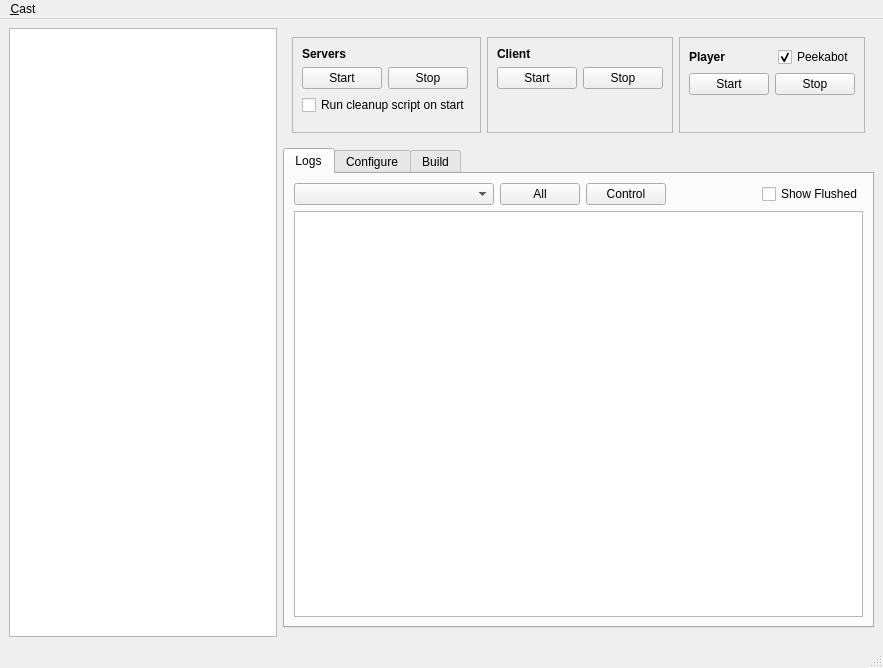
<?xml version="1.0" encoding="UTF-8"?>
<ui version="4.0">
 <class>MainWindow</class>
 <widget class="QMainWindow" name="MainWindow">
  <property name="geometry">
   <rect>
    <x>0</x>
    <y>0</y>
    <width>883</width>
    <height>668</height>
   </rect>
  </property>
  <property name="windowTitle">
   <string>CAST Control</string>
  </property>
  <property name="locale">
   <locale language="English" country="UnitedStates"/>
  </property>
  <widget class="QWidget" name="centralwidget">
   <layout class="QHBoxLayout" name="horizontalLayout">
    <item>
     <widget class="QTreeView" name="processTree">
      <property name="sizePolicy">
       <sizepolicy hsizetype="Expanding" vsizetype="Expanding">
        <horstretch>1</horstretch>
        <verstretch>0</verstretch>
       </sizepolicy>
      </property>
      <property name="minimumSize">
       <size>
        <width>240</width>
        <height>0</height>
       </size>
      </property>
      <property name="maximumSize">
       <size>
        <width>400</width>
        <height>16777215</height>
       </size>
      </property>
     </widget>
    </item>
    <item>
     <widget class="QFrame" name="frame_6">
      <property name="sizePolicy">
       <sizepolicy hsizetype="Preferred" vsizetype="Preferred">
        <horstretch>2</horstretch>
        <verstretch>0</verstretch>
       </sizepolicy>
      </property>
      <property name="frameShape">
       <enum>QFrame::NoFrame</enum>
      </property>
      <property name="frameShadow">
       <enum>QFrame::Raised</enum>
      </property>
      <layout class="QVBoxLayout" name="verticalLayout_7">
       <property name="leftMargin">
        <number>0</number>
       </property>
       <property name="topMargin">
        <number>0</number>
       </property>
       <property name="rightMargin">
        <number>0</number>
       </property>
       <item>
        <widget class="QFrame" name="frame_5">
         <property name="sizePolicy">
          <sizepolicy hsizetype="Preferred" vsizetype="MinimumExpanding">
           <horstretch>0</horstretch>
           <verstretch>0</verstretch>
          </sizepolicy>
         </property>
         <property name="frameShape">
          <enum>QFrame::NoFrame</enum>
         </property>
         <property name="frameShadow">
          <enum>QFrame::Raised</enum>
         </property>
         <layout class="QHBoxLayout" name="horizontalLayout_5">
          <item>
           <widget class="QFrame" name="frame">
            <property name="sizePolicy">
             <sizepolicy hsizetype="Preferred" vsizetype="Minimum">
              <horstretch>0</horstretch>
              <verstretch>0</verstretch>
             </sizepolicy>
            </property>
            <property name="frameShape">
             <enum>QFrame::StyledPanel</enum>
            </property>
            <property name="frameShadow">
             <enum>QFrame::Raised</enum>
            </property>
            <layout class="QVBoxLayout" name="verticalLayout_3">
             <item>
              <layout class="QHBoxLayout" name="horizontalLayout_10">
               <item>
                <widget class="QLabel" name="label">
                 <property name="font">
                  <font>
                   <weight>75</weight>
                   <bold>true</bold>
                  </font>
                 </property>
                 <property name="text">
                  <string>Servers</string>
                 </property>
                </widget>
               </item>
              </layout>
             </item>
             <item>
              <layout class="QHBoxLayout" name="horizontalLayout_3">
               <item>
                <widget class="QPushButton" name="btServerStart">
                 <property name="text">
                  <string>Start</string>
                 </property>
                </widget>
               </item>
               <item>
                <widget class="QPushButton" name="btServerStop">
                 <property name="text">
                  <string>Stop</string>
                 </property>
                </widget>
               </item>
               <item>
                <spacer name="horizontalSpacer_2">
                 <property name="orientation">
                  <enum>Qt::Horizontal</enum>
                 </property>
                 <property name="sizeHint" stdset="0">
                  <size>
                   <width>40</width>
                   <height>20</height>
                  </size>
                 </property>
                </spacer>
               </item>
              </layout>
             </item>
             <item>
              <widget class="QCheckBox" name="ckCleanupScript">
               <property name="text">
                <string>Run cleanup script on start</string>
               </property>
              </widget>
             </item>
             <item>
              <spacer name="verticalSpacer">
               <property name="orientation">
                <enum>Qt::Vertical</enum>
               </property>
               <property name="sizeType">
                <enum>QSizePolicy::MinimumExpanding</enum>
               </property>
               <property name="sizeHint" stdset="0">
                <size>
                 <width>20</width>
                 <height>8</height>
                </size>
               </property>
              </spacer>
             </item>
            </layout>
           </widget>
          </item>
          <item>
           <widget class="QFrame" name="frame_2">
            <property name="sizePolicy">
             <sizepolicy hsizetype="Preferred" vsizetype="Minimum">
              <horstretch>0</horstretch>
              <verstretch>0</verstretch>
             </sizepolicy>
            </property>
            <property name="frameShape">
             <enum>QFrame::StyledPanel</enum>
            </property>
            <property name="frameShadow">
             <enum>QFrame::Raised</enum>
            </property>
            <layout class="QVBoxLayout" name="verticalLayout_4">
             <item>
              <layout class="QHBoxLayout" name="horizontalLayout_9">
               <item>
                <widget class="QLabel" name="label_2">
                 <property name="font">
                  <font>
                   <weight>75</weight>
                   <bold>true</bold>
                  </font>
                 </property>
                 <property name="text">
                  <string>Client</string>
                 </property>
                </widget>
               </item>
              </layout>
             </item>
             <item>
              <layout class="QHBoxLayout" name="horizontalLayout_4">
               <item>
                <widget class="QPushButton" name="btClientStart">
                 <property name="text">
                  <string>Start</string>
                 </property>
                </widget>
               </item>
               <item>
                <widget class="QPushButton" name="btClientStop">
                 <property name="text">
                  <string>Stop</string>
                 </property>
                </widget>
               </item>
               <item>
                <spacer name="horizontalSpacer_3">
                 <property name="orientation">
                  <enum>Qt::Horizontal</enum>
                 </property>
                 <property name="sizeHint" stdset="0">
                  <size>
                   <width>40</width>
                   <height>20</height>
                  </size>
                 </property>
                </spacer>
               </item>
              </layout>
             </item>
             <item>
              <spacer name="verticalSpacer_2">
               <property name="orientation">
                <enum>Qt::Vertical</enum>
               </property>
               <property name="sizeType">
                <enum>QSizePolicy::MinimumExpanding</enum>
               </property>
               <property name="sizeHint" stdset="0">
                <size>
                 <width>20</width>
                 <height>8</height>
                </size>
               </property>
              </spacer>
             </item>
            </layout>
           </widget>
          </item>
          <item>
           <widget class="QFrame" name="frame_3">
            <property name="sizePolicy">
             <sizepolicy hsizetype="Preferred" vsizetype="Minimum">
              <horstretch>0</horstretch>
              <verstretch>0</verstretch>
             </sizepolicy>
            </property>
            <property name="frameShape">
             <enum>QFrame::StyledPanel</enum>
            </property>
            <property name="frameShadow">
             <enum>QFrame::Raised</enum>
            </property>
            <layout class="QVBoxLayout" name="verticalLayout_5">
             <item>
              <layout class="QHBoxLayout" name="horizontalLayout_7">
               <item>
                <widget class="QLabel" name="label_9">
                 <property name="font">
                  <font>
                   <weight>75</weight>
                   <bold>true</bold>
                  </font>
                 </property>
                 <property name="text">
                  <string>Player</string>
                 </property>
                </widget>
               </item>
               <item>
                <spacer name="horizontalSpacer_6">
                 <property name="orientation">
                  <enum>Qt::Horizontal</enum>
                 </property>
                 <property name="sizeHint" stdset="0">
                  <size>
                   <width>40</width>
                   <height>20</height>
                  </size>
                 </property>
                </spacer>
               </item>
               <item>
                <widget class="QCheckBox" name="ckPeekabot">
                 <property name="text">
                  <string>Peekabot</string>
                 </property>
                 <property name="checked">
                  <bool>true</bool>
                 </property>
                </widget>
               </item>
              </layout>
             </item>
             <item>
              <layout class="QHBoxLayout" name="horizontalLayout_8">
               <item>
                <widget class="QPushButton" name="btPlayerStart">
                 <property name="text">
                  <string>Start</string>
                 </property>
                </widget>
               </item>
               <item>
                <widget class="QPushButton" name="btPlayerStop">
                 <property name="text">
                  <string>Stop</string>
                 </property>
                </widget>
               </item>
               <item>
                <spacer name="horizontalSpacer_4">
                 <property name="orientation">
                  <enum>Qt::Horizontal</enum>
                 </property>
                 <property name="sizeHint" stdset="0">
                  <size>
                   <width>40</width>
                   <height>20</height>
                  </size>
                 </property>
                </spacer>
               </item>
              </layout>
             </item>
             <item>
              <spacer name="verticalSpacer_3">
               <property name="orientation">
                <enum>Qt::Vertical</enum>
               </property>
               <property name="sizeType">
                <enum>QSizePolicy::MinimumExpanding</enum>
               </property>
               <property name="sizeHint" stdset="0">
                <size>
                 <width>20</width>
                 <height>8</height>
                </size>
               </property>
              </spacer>
             </item>
            </layout>
           </widget>
          </item>
         </layout>
        </widget>
       </item>
       <item>
        <widget class="QTabWidget" name="tabWidget">
         <property name="sizePolicy">
          <sizepolicy hsizetype="Expanding" vsizetype="Expanding">
           <horstretch>3</horstretch>
           <verstretch>1</verstretch>
          </sizepolicy>
         </property>
         <property name="currentIndex">
          <number>0</number>
         </property>
         <widget class="QWidget" name="tab">
          <attribute name="title">
           <string>Logs</string>
          </attribute>
          <layout class="QVBoxLayout" name="verticalLayout">
           <item>
            <layout class="QHBoxLayout" name="horizontalLayout_2">
             <item>
              <widget class="QComboBox" name="logfileCmbx">
               <property name="sizePolicy">
                <sizepolicy hsizetype="Maximum" vsizetype="Fixed">
                 <horstretch>4</horstretch>
                 <verstretch>0</verstretch>
                </sizepolicy>
               </property>
               <property name="minimumSize">
                <size>
                 <width>200</width>
                 <height>0</height>
                </size>
               </property>
               <property name="statusTip">
                <string>Active log</string>
               </property>
              </widget>
             </item>
             <item>
              <widget class="QPushButton" name="btLogViewAll">
               <property name="text">
                <string>All</string>
               </property>
              </widget>
             </item>
             <item>
              <widget class="QPushButton" name="btLogViewControl">
               <property name="text">
                <string>Control</string>
               </property>
              </widget>
             </item>
             <item>
              <spacer name="horizontalSpacer">
               <property name="orientation">
                <enum>Qt::Horizontal</enum>
               </property>
               <property name="sizeHint" stdset="0">
                <size>
                 <width>88</width>
                 <height>17</height>
                </size>
               </property>
              </spacer>
             </item>
             <item>
              <widget class="QCheckBox" name="ckShowFlushMsgs">
               <property name="text">
                <string>Show Flushed</string>
               </property>
              </widget>
             </item>
            </layout>
           </item>
           <item>
            <widget class="QTextEdit" name="mainLogfileTxt">
             <property name="undoRedoEnabled">
              <bool>false</bool>
             </property>
             <property name="textInteractionFlags">
              <set>Qt::TextSelectableByKeyboard|Qt::TextSelectableByMouse</set>
             </property>
            </widget>
           </item>
          </layout>
         </widget>
         <widget class="QWidget" name="tab_2">
          <attribute name="title">
           <string>Configure</string>
          </attribute>
          <layout class="QVBoxLayout" name="verticalLayout_2">
           <item>
            <widget class="QFrame" name="frame_11">
             <property name="frameShape">
              <enum>QFrame::StyledPanel</enum>
             </property>
             <property name="frameShadow">
              <enum>QFrame::Raised</enum>
             </property>
             <layout class="QVBoxLayout" name="verticalLayout_14">
              <item>
               <widget class="QLabel" name="label_3">
                <property name="font">
                 <font>
                  <weight>75</weight>
                  <bold>true</bold>
                 </font>
                </property>
                <property name="text">
                 <string>Client</string>
                </property>
               </widget>
              </item>
              <item>
               <layout class="QHBoxLayout" name="horizontalLayout_13">
                <item>
                 <widget class="QLabel" name="label_14">
                  <property name="text">
                   <string>Run on host</string>
                  </property>
                 </widget>
                </item>
                <item>
                 <widget class="QComboBox" name="clientHostCmbx">
                  <property name="sizePolicy">
                   <sizepolicy hsizetype="Preferred" vsizetype="Fixed">
                    <horstretch>0</horstretch>
                    <verstretch>0</verstretch>
                   </sizepolicy>
                  </property>
                  <property name="minimumSize">
                   <size>
                    <width>200</width>
                    <height>0</height>
                   </size>
                  </property>
                 </widget>
                </item>
                <item>
                 <spacer name="horizontalSpacer_8">
                  <property name="orientation">
                   <enum>Qt::Horizontal</enum>
                  </property>
                  <property name="sizeHint" stdset="0">
                   <size>
                    <width>40</width>
                    <height>20</height>
                   </size>
                  </property>
                 </spacer>
                </item>
               </layout>
              </item>
              <item>
               <layout class="QHBoxLayout" name="horizontalLayout_14">
                <item>
                 <widget class="QLabel" name="label_6">
                  <property name="text">
                   <string>Configuration</string>
                  </property>
                 </widget>
                </item>
                <item>
                 <widget class="QComboBox" name="clientConfigCmbx">
                  <property name="sizePolicy">
                   <sizepolicy hsizetype="Expanding" vsizetype="Fixed">
                    <horstretch>4</horstretch>
                    <verstretch>0</verstretch>
                   </sizepolicy>
                  </property>
                  <property name="minimumSize">
                   <size>
                    <width>200</width>
                    <height>0</height>
                   </size>
                  </property>
                  <property name="statusTip">
                   <string>CAST configuration file </string>
                  </property>
                 </widget>
                </item>
                <item>
                 <widget class="QPushButton" name="btBrowseCastFile">
                  <property name="text">
                   <string>...</string>
                  </property>
                 </widget>
                </item>
                <item>
                 <widget class="QPushButton" name="btEditClientConfig">
                  <property name="text">
                   <string>Edit</string>
                  </property>
                 </widget>
                </item>
               </layout>
              </item>
             </layout>
            </widget>
           </item>
           <item>
            <widget class="QFrame" name="frame_10">
             <property name="frameShape">
              <enum>QFrame::StyledPanel</enum>
             </property>
             <property name="frameShadow">
              <enum>QFrame::Raised</enum>
             </property>
             <layout class="QVBoxLayout" name="verticalLayout_13">
              <item>
               <widget class="QLabel" name="label_12">
                <property name="font">
                 <font>
                  <weight>75</weight>
                  <bold>true</bold>
                 </font>
                </property>
                <property name="text">
                 <string>Player</string>
                </property>
               </widget>
              </item>
              <item>
               <layout class="QHBoxLayout" name="horizontalLayout_11">
                <item>
                 <widget class="QLabel" name="label_13">
                  <property name="text">
                   <string>Run on host</string>
                  </property>
                 </widget>
                </item>
                <item>
                 <widget class="QComboBox" name="playerHostCmbx">
                  <property name="sizePolicy">
                   <sizepolicy hsizetype="Preferred" vsizetype="Fixed">
                    <horstretch>0</horstretch>
                    <verstretch>0</verstretch>
                   </sizepolicy>
                  </property>
                  <property name="minimumSize">
                   <size>
                    <width>200</width>
                    <height>0</height>
                   </size>
                  </property>
                 </widget>
                </item>
                <item>
                 <spacer name="horizontalSpacer_7">
                  <property name="orientation">
                   <enum>Qt::Horizontal</enum>
                  </property>
                  <property name="sizeHint" stdset="0">
                   <size>
                    <width>40</width>
                    <height>20</height>
                   </size>
                  </property>
                 </spacer>
                </item>
               </layout>
              </item>
              <item>
               <layout class="QHBoxLayout" name="horizontalLayout_12">
                <item>
                 <widget class="QLabel" name="label_8">
                  <property name="text">
                   <string>Configuration</string>
                  </property>
                 </widget>
                </item>
                <item>
                 <widget class="QComboBox" name="playerConfigCmbx">
                  <property name="sizePolicy">
                   <sizepolicy hsizetype="Expanding" vsizetype="Fixed">
                    <horstretch>4</horstretch>
                    <verstretch>0</verstretch>
                   </sizepolicy>
                  </property>
                  <property name="minimumSize">
                   <size>
                    <width>200</width>
                    <height>0</height>
                   </size>
                  </property>
                  <property name="statusTip">
                   <string>Player configuration file</string>
                  </property>
                 </widget>
                </item>
                <item>
                 <widget class="QPushButton" name="btBrowsePlayerFile">
                  <property name="text">
                   <string>...</string>
                  </property>
                 </widget>
                </item>
                <item>
                 <widget class="QPushButton" name="btEditPlayerConfig">
                  <property name="text">
                   <string>Edit</string>
                  </property>
                 </widget>
                </item>
               </layout>
              </item>
             </layout>
            </widget>
           </item>
           <item>
            <spacer name="verticalSpacer_4">
             <property name="orientation">
              <enum>Qt::Vertical</enum>
             </property>
             <property name="sizeHint" stdset="0">
              <size>
               <width>20</width>
               <height>235</height>
              </size>
             </property>
            </spacer>
           </item>
          </layout>
         </widget>
         <widget class="QWidget" name="tab_4">
          <attribute name="title">
           <string>Build</string>
          </attribute>
          <layout class="QVBoxLayout" name="verticalLayout_6">
           <item>
            <layout class="QHBoxLayout" name="horizontalLayout_6">
             <item>
              <widget class="QPushButton" name="btBuild">
               <property name="text">
                <string>make</string>
               </property>
              </widget>
             </item>
             <item>
              <widget class="QPushButton" name="btBuildInstall">
               <property name="text">
                <string>make install</string>
               </property>
              </widget>
             </item>
             <item>
              <spacer name="horizontalSpacer_5">
               <property name="orientation">
                <enum>Qt::Horizontal</enum>
               </property>
               <property name="sizeHint" stdset="0">
                <size>
                 <width>40</width>
                 <height>20</height>
                </size>
               </property>
              </spacer>
             </item>
            </layout>
           </item>
           <item>
            <widget class="QTextEdit" name="buildLogfileTxt">
             <property name="undoRedoEnabled">
              <bool>false</bool>
             </property>
             <property name="textInteractionFlags">
              <set>Qt::TextSelectableByKeyboard|Qt::TextSelectableByMouse</set>
             </property>
            </widget>
           </item>
          </layout>
         </widget>
        </widget>
       </item>
      </layout>
     </widget>
    </item>
   </layout>
  </widget>
  <widget class="QMenuBar" name="menubar">
   <property name="geometry">
    <rect>
     <x>0</x>
     <y>0</y>
     <width>883</width>
     <height>23</height>
    </rect>
   </property>
   <widget class="QMenu" name="menuCast">
    <property name="title">
     <string>&amp;Cast</string>
    </property>
    <addaction name="actQuit"/>
   </widget>
   <addaction name="menuCast"/>
  </widget>
  <widget class="QStatusBar" name="statusbar"/>
  <action name="actQuit">
   <property name="text">
    <string>&amp;Quit</string>
   </property>
   <property name="shortcut">
    <string>Ctrl+Q</string>
   </property>
  </action>
  <action name="actOpenClientConfig">
   <property name="text">
    <string>Select Client Configuration</string>
   </property>
  </action>
  <action name="actOpenPlayerConfig">
   <property name="text">
    <string>Select Player Configuration</string>
   </property>
  </action>
 </widget>
 <resources/>
 <connections>
  <connection>
   <sender>btBrowseCastFile</sender>
   <signal>clicked()</signal>
   <receiver>actOpenClientConfig</receiver>
   <slot>trigger()</slot>
   <hints>
    <hint type="sourcelabel">
     <x>700</x>
     <y>237</y>
    </hint>
    <hint type="destinationlabel">
     <x>-1</x>
     <y>-1</y>
    </hint>
   </hints>
  </connection>
  <connection>
   <sender>btBrowsePlayerFile</sender>
   <signal>clicked()</signal>
   <receiver>actOpenPlayerConfig</receiver>
   <slot>trigger()</slot>
   <hints>
    <hint type="sourcelabel">
     <x>700</x>
     <y>330</y>
    </hint>
    <hint type="destinationlabel">
     <x>-1</x>
     <y>-1</y>
    </hint>
   </hints>
  </connection>
 </connections>
</ui>
